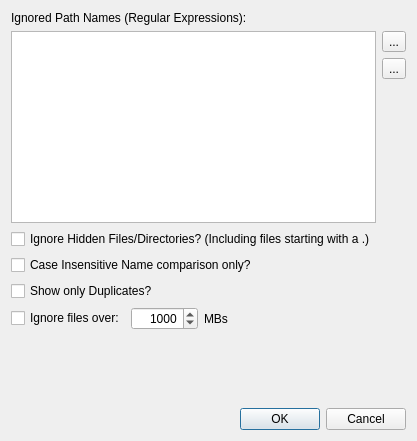
<?xml version="1.0" encoding="UTF-8"?>
<ui version="4.0">
 <class>CSettings</class>
 <widget class="QDialog" name="CSettings">
  <property name="geometry">
   <rect>
    <x>0</x>
    <y>0</y>
    <width>411</width>
    <height>441</height>
   </rect>
  </property>
  <property name="windowTitle">
   <string>Settings</string>
  </property>
  <layout class="QGridLayout" name="gridLayout">
   <item row="1" column="0" rowspan="5" colspan="3">
    <widget class="QListWidget" name="ignoredPathNames">
     <property name="sizePolicy">
      <sizepolicy hsizetype="Expanding" vsizetype="Minimum">
       <horstretch>0</horstretch>
       <verstretch>0</verstretch>
      </sizepolicy>
     </property>
    </widget>
   </item>
   <item row="2" column="3">
    <widget class="QToolButton" name="delPathName">
     <property name="text">
      <string>...</string>
     </property>
     <property name="icon">
      <iconset resource="application.qrc">
       <normaloff>:/resources/delete.png</normaloff>:/resources/delete.png</iconset>
     </property>
    </widget>
   </item>
   <item row="9" column="1">
    <widget class="QSpinBox" name="ignoreFilesOverValue">
     <property name="sizePolicy">
      <sizepolicy hsizetype="Maximum" vsizetype="Fixed">
       <horstretch>0</horstretch>
       <verstretch>0</verstretch>
      </sizepolicy>
     </property>
     <property name="alignment">
      <set>Qt::AlignmentFlag::AlignRight|Qt::AlignmentFlag::AlignTrailing|Qt::AlignmentFlag::AlignVCenter</set>
     </property>
     <property name="minimum">
      <number>1</number>
     </property>
     <property name="maximum">
      <number>1000000</number>
     </property>
     <property name="value">
      <number>1000</number>
     </property>
    </widget>
   </item>
   <item row="8" column="0" colspan="2">
    <widget class="QCheckBox" name="showDupesOnly">
     <property name="text">
      <string>Show only Duplicates?</string>
     </property>
    </widget>
   </item>
   <item row="6" column="0" colspan="3">
    <widget class="QCheckBox" name="ignoreHidden">
     <property name="text">
      <string>Ignore Hidden Files/Directories? (Including files starting with a .)</string>
     </property>
    </widget>
   </item>
   <item row="0" column="0" colspan="3">
    <widget class="QLabel" name="label_3">
     <property name="sizePolicy">
      <sizepolicy hsizetype="Preferred" vsizetype="Fixed">
       <horstretch>0</horstretch>
       <verstretch>0</verstretch>
      </sizepolicy>
     </property>
     <property name="text">
      <string>Ignored Path Names (Regular Expressions):</string>
     </property>
    </widget>
   </item>
   <item row="1" column="3">
    <widget class="QToolButton" name="addPathName">
     <property name="text">
      <string>...</string>
     </property>
     <property name="icon">
      <iconset resource="application.qrc">
       <normaloff>:/resources/add.png</normaloff>:/resources/add.png</iconset>
     </property>
    </widget>
   </item>
   <item row="9" column="2">
    <widget class="QLabel" name="label_2">
     <property name="text">
      <string>MBs</string>
     </property>
    </widget>
   </item>
   <item row="7" column="0" colspan="3">
    <widget class="QCheckBox" name="caseInsensitiveNameCompare">
     <property name="text">
      <string>Case Insensitive Name comparison only?</string>
     </property>
    </widget>
   </item>
   <item row="10" column="0">
    <spacer name="verticalSpacer">
     <property name="orientation">
      <enum>Qt::Orientation::Vertical</enum>
     </property>
     <property name="sizeHint" stdset="0">
      <size>
       <width>20</width>
       <height>40</height>
      </size>
     </property>
    </spacer>
   </item>
   <item row="9" column="0">
    <widget class="QCheckBox" name="ignoreFilesOver">
     <property name="sizePolicy">
      <sizepolicy hsizetype="Maximum" vsizetype="Fixed">
       <horstretch>0</horstretch>
       <verstretch>0</verstretch>
      </sizepolicy>
     </property>
     <property name="text">
      <string>Ignore files over:</string>
     </property>
    </widget>
   </item>
   <item row="3" column="3">
    <spacer name="verticalSpacer_2">
     <property name="orientation">
      <enum>Qt::Orientation::Vertical</enum>
     </property>
     <property name="sizeHint" stdset="0">
      <size>
       <width>20</width>
       <height>40</height>
      </size>
     </property>
    </spacer>
   </item>
   <item row="11" column="0" colspan="4">
    <widget class="QDialogButtonBox" name="buttonBox">
     <property name="orientation">
      <enum>Qt::Orientation::Horizontal</enum>
     </property>
     <property name="standardButtons">
      <set>QDialogButtonBox::StandardButton::Cancel|QDialogButtonBox::StandardButton::Ok</set>
     </property>
    </widget>
   </item>
  </layout>
 </widget>
 <resources>
  <include location="application.qrc"/>
 </resources>
 <connections>
  <connection>
   <sender>buttonBox</sender>
   <signal>accepted()</signal>
   <receiver>CSettings</receiver>
   <slot>accept()</slot>
   <hints>
    <hint type="sourcelabel">
     <x>248</x>
     <y>254</y>
    </hint>
    <hint type="destinationlabel">
     <x>157</x>
     <y>274</y>
    </hint>
   </hints>
  </connection>
  <connection>
   <sender>buttonBox</sender>
   <signal>rejected()</signal>
   <receiver>CSettings</receiver>
   <slot>reject()</slot>
   <hints>
    <hint type="sourcelabel">
     <x>316</x>
     <y>260</y>
    </hint>
    <hint type="destinationlabel">
     <x>286</x>
     <y>274</y>
    </hint>
   </hints>
  </connection>
 </connections>
</ui>
